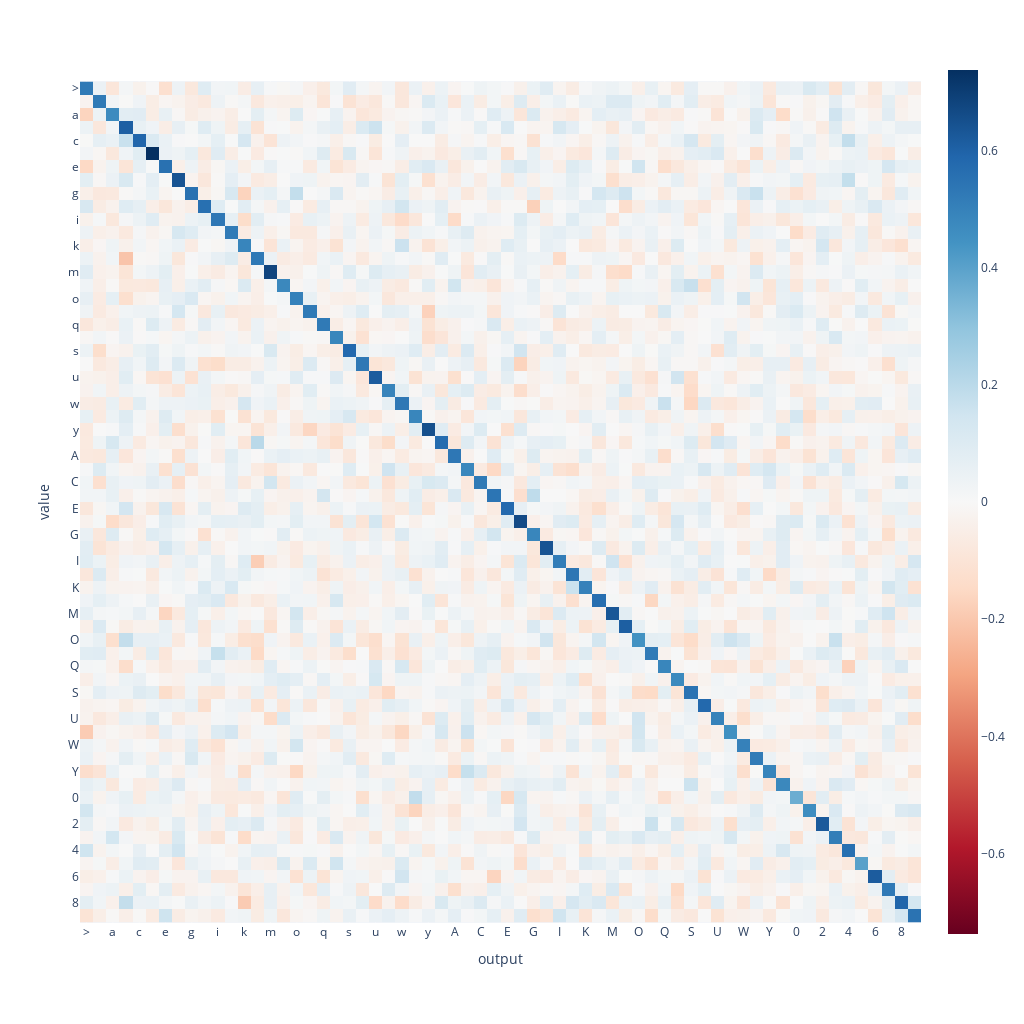

Notebook code cell kept with this figure:
### Markdown cell above
### OV Circuit analysis

Next let's analyze the OV-circuit which is responsible for telling us what token value is picked up when attention is taken into account by the attention head.
Given, what we analysed so far, the QK-circuit in attention head is paying attention to a token position based on a periodic gapping pattern. 

Token `i` at position `2` is attended to token `" "` at position `6` so OV-circuit should just copy that token to new position `7`.

Now, this implies that if we plot a 2-D img of 
$W_E \cdot OV \cdot W_U$ for 1st layer and 1st head, 

then, we should see a diagonal line having high activations.

Diagonal line will be the line where $token_{src} = token_{dst}$, this should represent copying of tokens.

### Code cell
full_OV_circuit = model.embed.W_E @ model.OV @ model.unembed.W_U
vocab_tokens = [c for c in list(tokenizer.vocab) if c != '.']
opts = {
    "x": vocab_tokens,
    "y": vocab_tokens,
    "labels": {"x": "output", "y": "value"},
}
imshow(to_numpy(full_OV_circuit.BA[-1,-1]), **opts)

### Figure 1 — Plotly figure (JSON) as saved in the notebook; plotly's stock layout.template omitted (floating-point values rounded to 4 significant figures; data arrays with more than 128 entries replaced by an {"elided": "..."} marker saying what was removed)
{"data": [{"coloraxis": "coloraxis", "hovertemplate": "output: %{x}<br>value: %{y}<br>color: %{z}<extra></extra>", "name": "0", "type": "heatmap", "x": [">", " ", "a", "b", "c", "d", "e", "f", "g", "h", "i", "j", "k", "l", "m", "n", "o", "p", "q", "r", "s", "t", "u", "v", "w", "x", "y", "z", "A", "B", "C", "D", "E", "F", "G", "H", "I", "J", "K", "L", "M", "N", "O", "P", "Q", "R", "S", "T", "U", "V", "W", "X", "Y", "Z", "0", "1", "2", "3", "4", "5", "6", "7", "8", "9"], "xaxis": "x", "y": [">", " ", "a", "b", "c", "d", "e", "f", "g", "h", "i", "j", "k", "l", "m", "n", "o", "p", "q", "r", "s", "t", "u", "v", "w", "x", "y", "z", "A", "B", "C", "D", "E", "F", "G", "H", "I", "J", "K", "L", "M", "N", "O", "P", "Q", "R", "S", "T", "U", "V", "W", "X", "Y", "Z", "0", "1", "2", "3", "4", "5", "6", "7", "8", "9"], "yaxis": "y", "z": {"elided": "64x64 float values"}}], "layout": {"coloraxis": {"cmid": 0, "colorscale": [[0, "rgb(103,0,31)"], [0.1, "rgb(178,24,43)"], [0.2, "rgb(214,96,77)"], [0.3, "rgb(244,165,130)"], [0.4, "rgb(253,219,199)"], [0.5, "rgb(247,247,247)"], [0.6, "rgb(209,229,240)"], [0.7, "rgb(146,197,222)"], [0.8, "rgb(67,147,195)"], [0.9, "rgb(33,102,172)"], [1, "rgb(5,48,97)"]]}, "height": 1024, "margin": {"t": 60}, "width": 1024, "xaxis": {"anchor": "y", "constrain": "domain", "domain": [0, 1], "scaleanchor": "y", "title": {"text": "output"}}, "yaxis": {"anchor": "x", "autorange": "reversed", "constrain": "domain", "domain": [0, 1], "title": {"text": "value"}}}}
